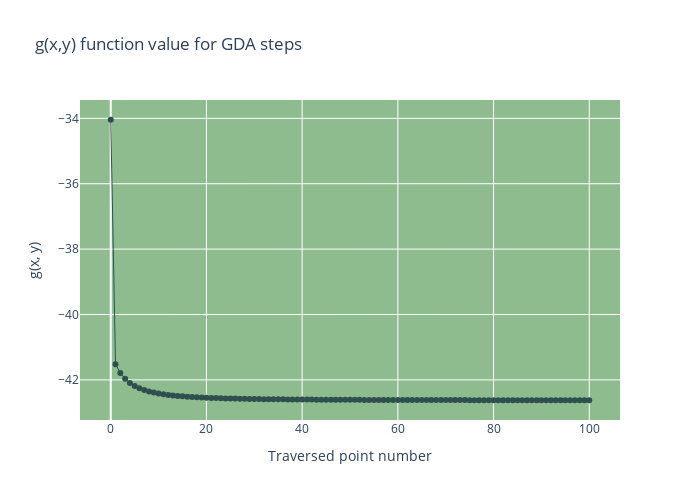

Write notebook code for a chart like this one.
### Markdown cell above
Z przeprowadzonych obserwacji wywnioskowałem, że potrzebuję co najmniej kilkuset iteracji (uruchomień dla punktów początkowych) by zbadać generalne zachowanie algorytmu. Badania przeprowadzałem głównie na obszarze od -3 do 3, na którym 100 kroków algorytmu było zdecydowanie wystarczające żeby funkcja zatrzymała się po osiągnięciu dolnego limitu wartości gradientu, oznaczonego współczynnikiem odcięcia.

### Code cell
vals = [g(p) for p in dsc[0]]
layout = go.Layout(width=700, height=500,
                title_text='g(x,y) function value for GDA steps',
                plot_bgcolor='DarkSeaGreen',
                xaxis_title='Traversed point number',
                yaxis_title='g(x, y)')
fig = go.Figure(layout=layout)
fig.add_trace(go.Scatter(mode='lines+markers', 
                         marker=dict(size=6,
                                     color='DarkSlateGrey'),
                         line=dict(color='DarkSlateGrey', width=1), 
                         x=list(range(len(vals))), y=vals))
fig.show()

### Figure 1 — Plotly figure (JSON) as saved in the notebook; plotly's stock layout.template omitted (floating-point values rounded to 4 significant figures)
{"data": [{"line": {"color": "DarkSlateGrey", "width": 1}, "marker": {"color": "DarkSlateGrey", "size": 6}, "mode": "lines+markers", "type": "scatter", "x": [0, 1, 2, 3, 4, 5, 6, 7, 8, 9, 10, 11, 12, 13, 14, 15, 16, 17, 18, 19, 20, 21, 22, 23, 24, 25, 26, 27, 28, 29, 30, 31, 32, 33, 34, 35, 36, 37, 38, 39, 40, 41, 42, 43, 44, 45, 46, 47, 48, 49, 50, 51, 52, 53, 54, 55, 56, 57, 58, 59, 60, 61, 62, 63, 64, 65, 66, 67, 68, 69, 70, 71, 72, 73, 74, 75, 76, 77, 78, 79, 80, 81, 82, 83, 84, 85, 86, 87, 88, 89, 90, 91, 92, 93, 94, 95, 96, 97, 98, 99, 100], "y": [-34.04, -41.52, -41.79, -41.96, -42.09, -42.18, -42.25, -42.31, -42.35, -42.39, -42.42, -42.44, -42.46, -42.48, -42.49, -42.5, -42.51, -42.52, -42.53, -42.54, -42.55, -42.55, -42.56, -42.56, -42.57, -42.57, -42.57, -42.58, -42.58, -42.58, -42.58, -42.59, -42.59, -42.59, -42.59, -42.59, -42.6, -42.6, -42.6, -42.6, -42.6, -42.6, -42.6, -42.6, -42.6, -42.61, -42.61, -42.61, -42.61, -42.61, -42.61, -42.61, -42.61, -42.61, -42.61, -42.61, -42.61, -42.61, -42.61, -42.61, -42.61, -42.61, -42.62, -42.62, -42.62, -42.62, -42.62, -42.62, -42.62, -42.62, -42.62, -42.62, -42.62, -42.62, -42.62, -42.62, -42.62, -42.62, -42.62, -42.62, -42.62, -42.62, -42.62, -42.62, -42.62, -42.62, -42.62, -42.62, -42.62, -42.62, -42.62, -42.62, -42.62, -42.62, -42.62, -42.62, -42.62, -42.62, -42.62, -42.62, -42.62]}], "layout": {"height": 500, "plot_bgcolor": "DarkSeaGreen", "title": {"text": "g(x,y) function value for GDA steps"}, "width": 700, "xaxis": {"title": {"text": "Traversed point number"}}, "yaxis": {"title": {"text": "g(x, y)"}}}}
